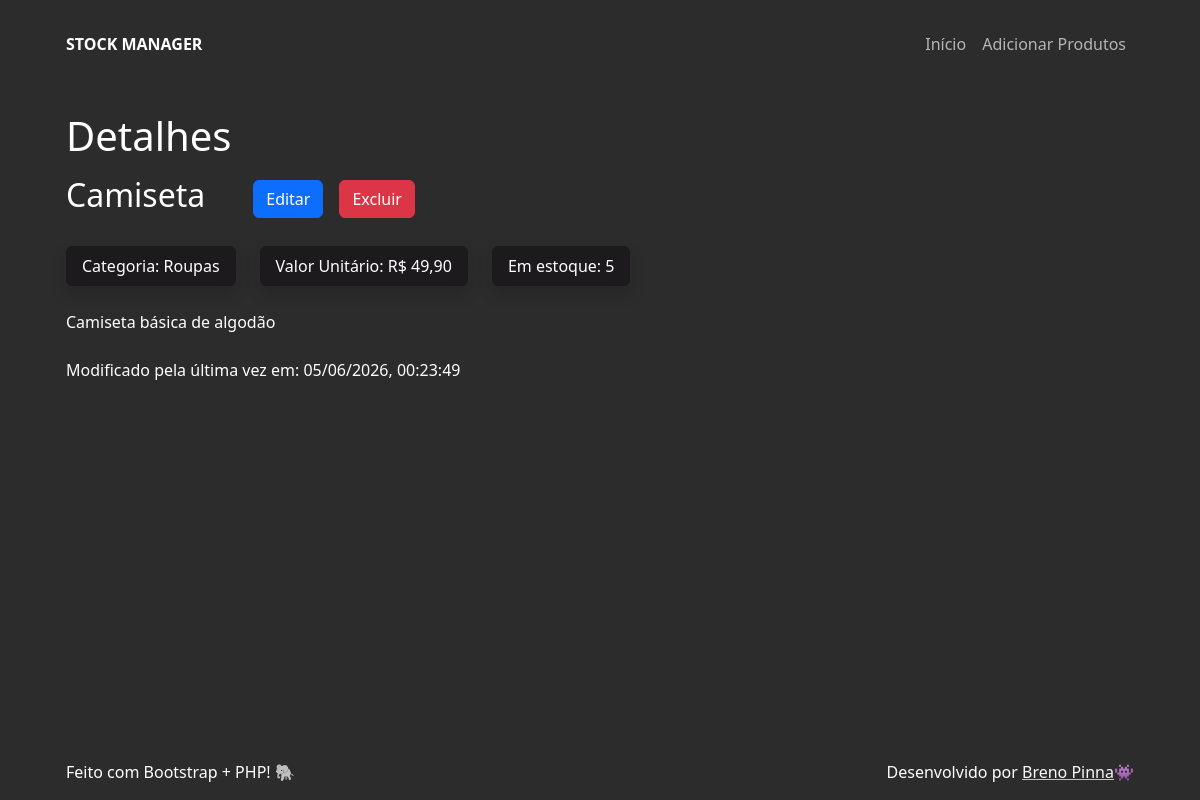
The app's page /details?id=1, older data.
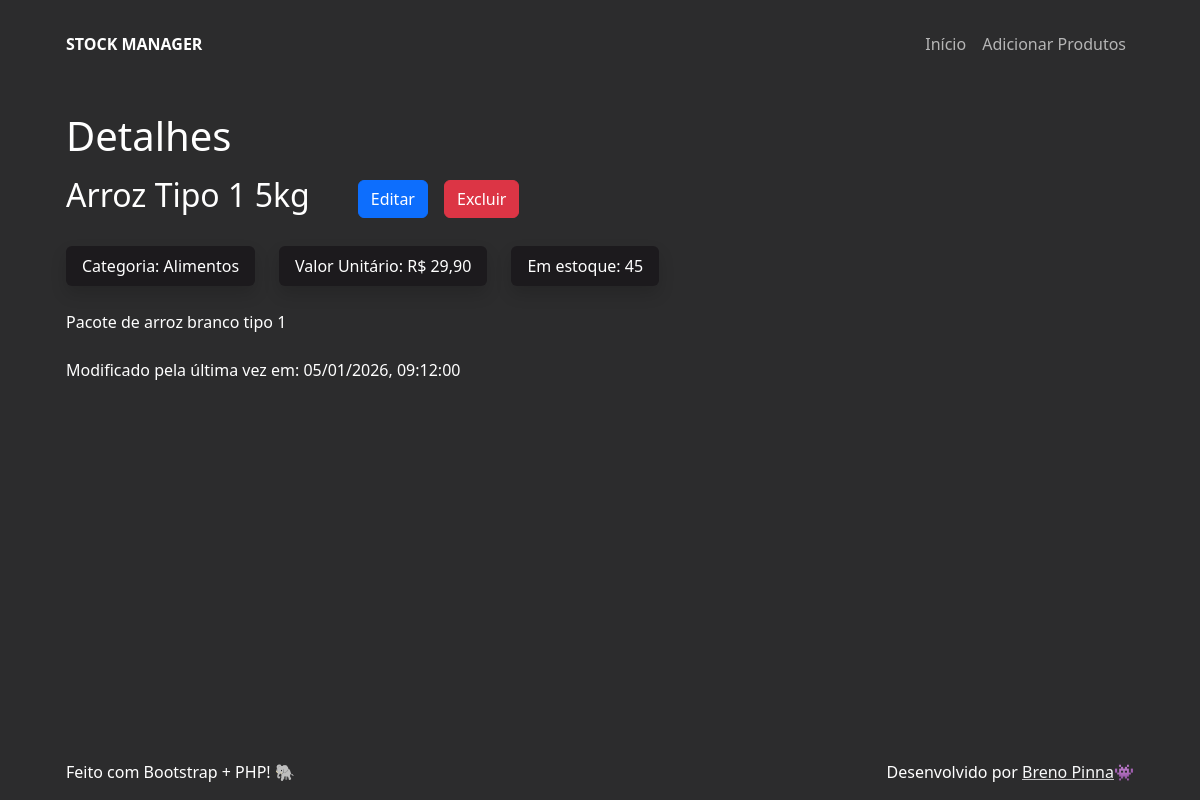
The same page, newer data.
### tables this page shows
CREATE TABLE products (
  id int NOT NULL AUTO_INCREMENT,
  name varchar(255) NOT NULL,
  quantity int NOT NULL,
  category varchar(255) NOT NULL,
  price decimal(10, 2) NOT NULL,
  description varchar(1000) NOT NULL,
  created_at timestamp DEFAULT CURRENT_TIMESTAMP,
  modified_at timestamp DEFAULT CURRENT_TIMESTAMP ON UPDATE CURRENT_TIMESTAMP,
  PRIMARY KEY (id)
);

### htdocs/src/data/get_product_details.php (called while the page is built, shortened)
<?php
  function get_product_details(int $id){
    try {
      $con = connect();
      $sql = "SELECT * FROM products WHERE products.id = :id;";
      $stmt = $con->prepare($sql);
      $stmt->execute([
        ":id" => $id
      ]);
      $product_details = $stmt->fetch(PDO::FETCH_ASSOC);
      return ['success' => true, 'data' => $product_details];
    } catch (\Throwable $th) {
      return ['success' => false, 'message' => $th->getMessage()];
    }
  }

### htdocs/src/pages/details.php (the view, shortened to what this page needs)
<?php
  require_once __DIR__ . '/../data/get_product_details.php';
  require_once __DIR__ . '/../components/btn_update.php';
  require_once __DIR__ . '/../components/btn_delete.php';
  require_once __DIR__ . '/../components/tag.php';
  $id = $_GET['id'];
  $data = get_product_details($id);
  $product = $data['data'] ?? [];
?>
<?php if(!$data['success']): ?>
  <p class="p-0 text-start">Houve um erro no servidor. Recarregue a página e tente novamente.</p>
<?php elseif($product): ?>
  <?php
    $currency_formatter = new NumberFormatter('pt_BR', NumberFormatter::CURRENCY);
    $name = htmlspecialchars($product['name']);
    $category = htmlspecialchars($product['category']);
    $price = numfmt_format_currency($currency_formatter, $product['price'], "BRL");
    $description = htmlspecialchars($product['description']);
    $modified_at = (new DateTime($product['modified_at']))->format("d/m/Y, H:i:s");
    $quantity = $product['quantity'];
    $btn_update = btn_update($id);
    $btn_delete = btn_delete($id, $name);
    $tags = [
      tag("Categoria: " . $category),
      tag("Valor Unitário: " . $price),
      tag("Em estoque: " . $quantity)
    ];
  ?>
  <div class="d-flex align-items-center flex-wrap column-gap-5">
    <h2 class="fw-light"><?= $product['name'] ?></h2>
    <div class="d-flex gap-3">
      <?= $btn_update ?>
      <?= $btn_delete ?>
    </div>
  </div>
  <div class="d-flex gap-4 mt-4 flex-wrap">
    <?php foreach ($tags as $tag): ?>
      <?= $tag ?>
    <?php endforeach; ?>
  </div>
  <p class="mt-4"><?= $description ?></p>
  <p class="mt-4">Modificado pela última vez em: <?= $modified_at ?></p>
<?php endif; ?>

### htdocs/src/components/header.php (shortened to what this page needs)
<!doctype html>
<html lang="pt-br" data-bs-theme="dark">
  <head>
    <link rel="stylesheet" href="/assets/bootstrap/css/bootstrap.min.css" />
    <link rel="stylesheet" href="/assets/theme.css" />
  </head>
<body class="d-flex flex-column min-vh-100 bg-primary container">
  <header class="bg-primary text-white px-4 py-3">
    <nav class="d-flex justify-content-between align-items-center navbar navbar-expand-sm">
      <a class="text-white text-decoration-none text-uppercase mb-0 fw-bold" href="/">Stock Manager</a>
      <div class="collapse navbar-collapse justify-content-end" id="navbarSupportedContent">
        <ul class="navbar-nav">
          <li class="nav-item">
            <a href="/" class="nav-link">Início</a>
          </li>
          <li class="nav-item">
            <a href="/new" class="nav-link">Adicionar Produtos</a>
          </li>
        </ul>
      </div>
    </nav>
  </header>
  <main class="text-white flex-grow-1 p-4 bg-primary">

### htdocs/details/index.php
<?php require_once __DIR__ . '/../src/components/header.php' ?>
  <h1 class="fw-light">Detalhes</h1>
  <div class="my-0 mt-3">
    <?php require_once __DIR__ . '/../src/pages/details.php' ?>
  </div>
<?php require_once __DIR__ . '/../src/components/footer.php' ?>

### htdocs/src/components/btn_update.php
<?php
  function btn_update(int $id){
    return <<<HTML
    <a href="/update?id={$id}" class="btn btn-md btn-primary">
        Editar
    </a>
HTML;
  }

### htdocs/src/components/btn_delete.php
<?php
  function btn_delete(int $id, string $product){
    return <<<HTML
    <button onclick="deleteProduct({$id}, '{$product}')" class="btn btn-md btn-danger">
        Excluir
    </button>
HTML;
  }

### htdocs/src/components/tag.php
<?php
  function tag(string $text){
    return <<<HTML
      <span class="bg-secondary shadow py-2 px-3 rounded-2">{$text}</span>
HTML;
  }

### htdocs/src/components/footer.php (shortened to what this page needs)
</main>
    <footer
      class="bg-primary text-white px-4 py-3 text-center text-md-start">
      <div class="d-flex justify-content-between gap-2">
        <p class="m-0">Feito com Bootstrap + PHP! 🐘</p>
        <span
          >Desenvolvido por
          <a href="https://github.com/brenopinna" class="link-light link-opacity-75-hover link-underline-opacity-75" target="_blank"
            >Breno Pinna</a
          >👾</span
        >
      </div>
    </footer>
  </body>
</html>

### htdocs/assets/theme.css (style rules this page uses)
:root { --overwrite-primary-color: #2c2c2d; --overwrite-secondary-color: #1c1a1d; }
.bg-primary { background-color: var(--overwrite-primary-color) !important; }
.bg-secondary { background-color: var(--overwrite-secondary-color) !important; }

Row changes from the older to the newer data that the page shows:
changed products: name "Camiseta" → "Arroz Tipo 1 5kg"; description "Camiseta básica de algodão" → "Pacote de arroz branco tipo 1"; modified_at "05/06/2026, 00:23:49" → "05/01/2026, 09:12:00"
Text that changed along with them:
new list line: "Categoria: Alimentos"
new list line: "Valor Unitário: R$ 29,90"
new list line: "Em estoque: 45"
list line gone: "Categoria: Roupas"
list line gone: "Valor Unitário: R$ 49,90"
list line gone: "Em estoque: 5"
